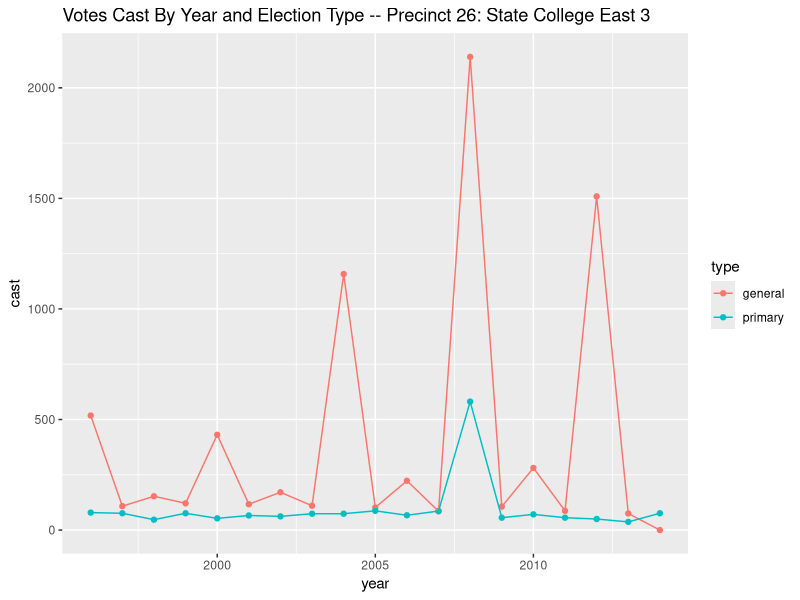
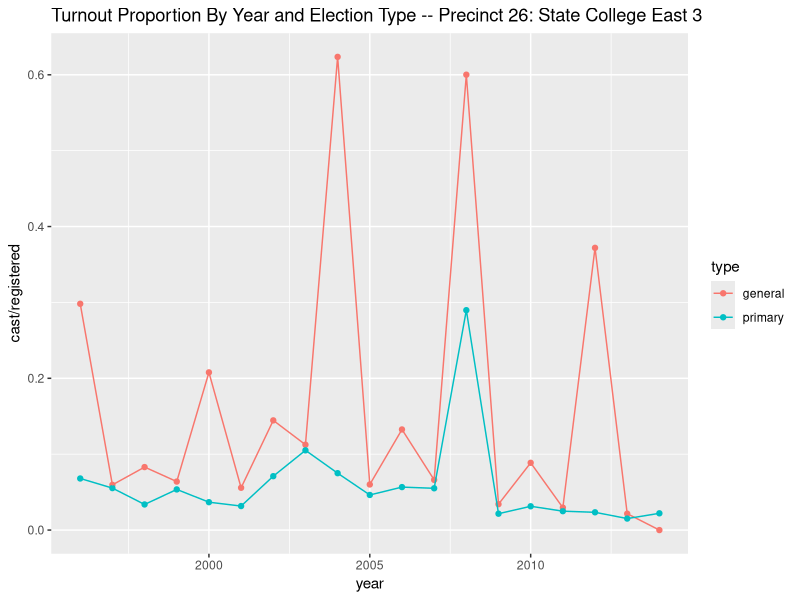
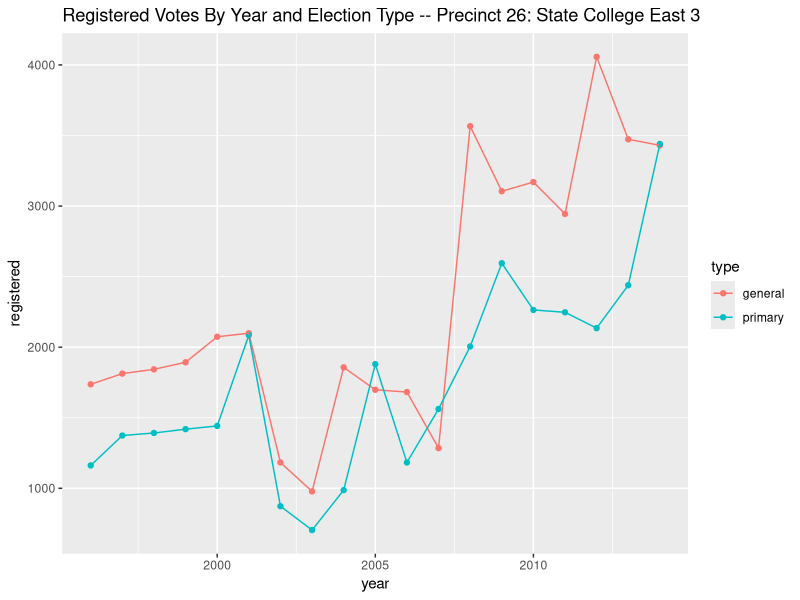

R code for these plots, in order:
precinct.26 = read.csv("state-college-east-3-precinct-26.csv", header=TRUE)

library(ggplot2)

p1 = qplot( x=year, y=cast, 
            data=precinct.26, 
            color=type, 
            geom=c("point", "line")
            )

p1 + labs(title="Votes Cast By Year and Election Type -- Precinct 26: State College East 3")

p2 = qplot( x=year, y=cast/registered, 
              data=precinct.26, 
              color=type, 
              geom=c("point", "line")
)
p2 + labs(title="Turnout Proportion By Year and Election Type -- Precinct 26: State College East 3")

p3 = qplot( x=year, y=registered, 
            data=precinct.26, 
            color=type, 
            geom=c("point", "line")
)
p3 + labs(title="Registered Votes By Year and Election Type -- Precinct 26: State College East 3")

